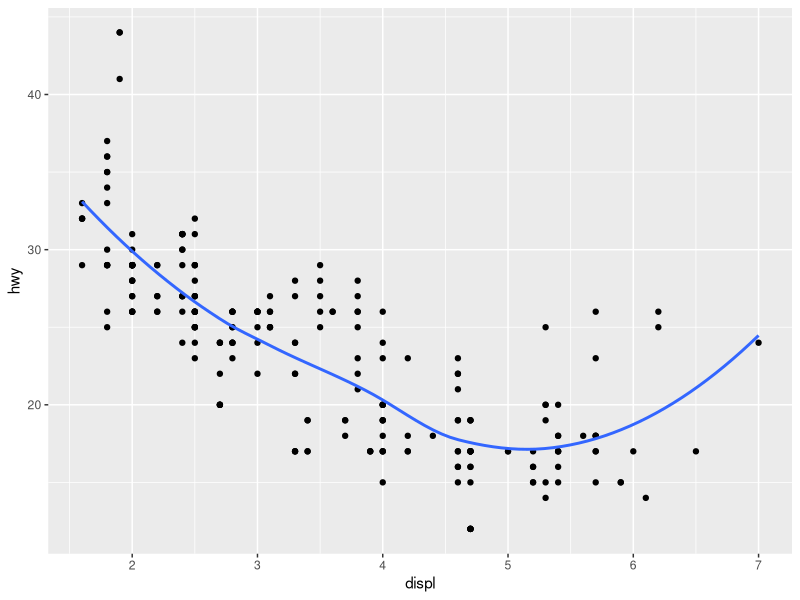

The R source for this figure:
library(ggplot2)

#first
ggplot(data = mpg, mapping = aes(x = displ, y = hwy)) + 
  geom_point() + 
  geom_smooth(se = F)

